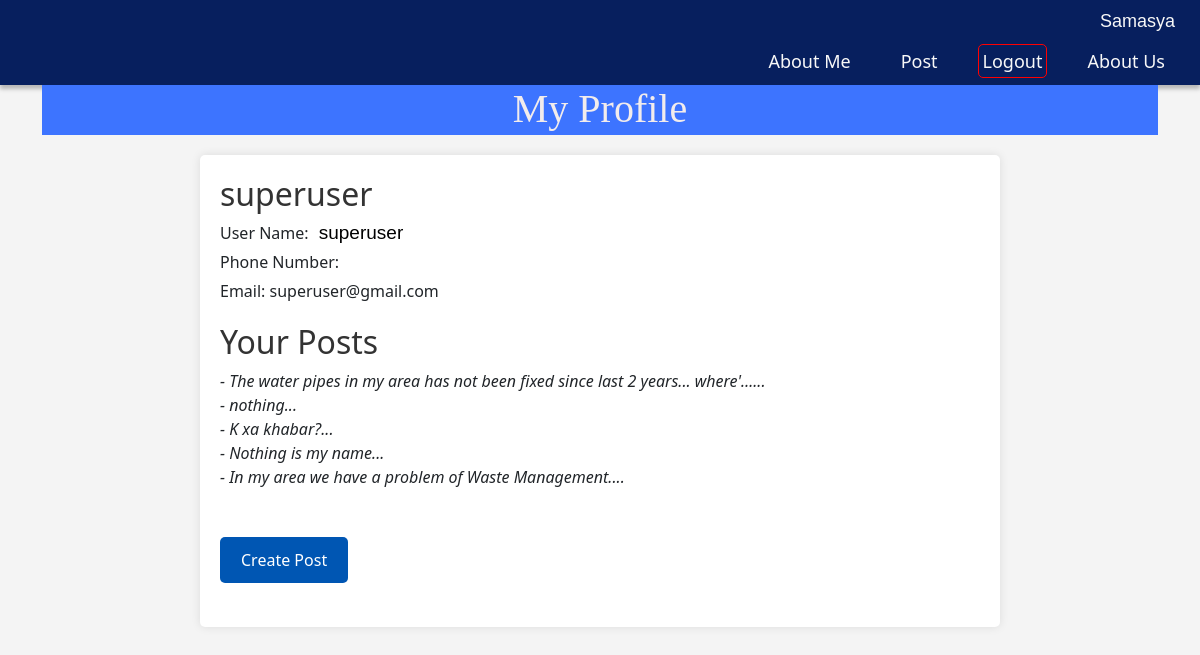
/profile/ (signed in), run on the app's committed database.
### samasya/models.py (models this page shows, shortened)
class Post(models.Model):
    LEVEL_CHOICES = [
        ('national', 'National'),
        ('municipality', 'Municipality'),
        ('ward', 'Ward'),
    ]
    CATEGORY_CHOICES = [
        ('education', 'Education'),
        ('health', 'Health'),
        ('environment', 'Environment'),
        ('others', 'Others'),
    ]
    user = models.ForeignKey(User, on_delete = models.CASCADE, related_name = 'posts')
    text = models.TextField()
    level = models.CharField(max_length = 250, choices= LEVEL_CHOICES)
    category = models.CharField(max_length = 300, choices = CATEGORY_CHOICES)
    upvotes = models.IntegerField(default=0)
    created_at = models.DateTimeField(auto_now_add = True)

### samasya/views.py (the view)
# urls.py: path('profile/', views.profile_view, name ='profile'),
def profile_view(request):
    if request.user.is_authenticated:
        user_posts = Post.objects.filter(user=request.user).order_by('-created_at')
        return render(request, 'profile.html', {'posts':user_posts})
    return render(request, 'profile.html')

### templates/profile.html (shortened to what this page needs)
{% extends "base.html" %}
    {% block content %}
    <header>
      <h1>My Profile</h1>
    </header>
    <main>
      <div class="user-info">
        {% if request.user.is_authenticated %}
        <h2>{{user.username}}</h2>
        <p>User Name: <span class="username">{{user.username}}</span></p>
        <p>Phone Number: </p>
          <p>Email: <span class="email">{{user.email}}</span> </p>
        </div>
        <h2>Your Posts</h2>
        {% if posts %}
          {% for post in posts %}
            <div class="ypost" style="font-style: italic; padding-bottom: 0px; margin-bottom: 0px;">
              - {{post.text|truncatechars:75}}...
        </div>
        {% endfor %}
        <br><br>
        <div><a href="{% url 'post' %}" class="btn">Create Post</a></div><br>
        {% else %}
        <p class="post" style="font-weight: bold;">You don't have any post yet!!!
      </p>
        {% endif %}
        {% endif %}
      </main>
      {% endblock content %}

### static/css/style.css (style rules this page uses)
* { margin: 0px; padding: 0px; }
body { background-color: rgb(230, 230, 230); }
.username { color: #000001; font-family: Arial, Helvetica, sans-serif; font-size: 19px; margin-left:6px; margin-top: 0px; font-style: normal; font-weight: 400; line-height: normal; }

### templates/profile.html (style rules this page uses)
body { margin: 0; padding: 0; background-color: #f4f4f4; }
header { background-color: hsl(223, 100%, 62%); color: #f2ecec; text-align: center; padding: 0px; font-family: 'Times New Roman', Times, serif; height: 50px; margin-top: 0px; }
main { max-width: 800px; margin: 20px auto; padding: 20px; background-color: #fff; border-radius: 5px; box-shadow: 0 0 10px rgba(0, 0, 0, 0.1); }
h2 { color: #333; }
.user-info { margin-bottom: 20px; }
.user-info p { margin: 5px 0; }
.btn { display: inline-block; padding: 10px 20px; background-color: #0056b3; color: #fff; text-decoration: none; border-radius: 5px; }

### data on the page
Post: text "The water pipes in my area has not been fixed since last 2 years... where'…"
Post: text "nothing"
Post: text "K xa khabar?"
Post: text "Nothing is my name"
Post: text "In my area we have a problem of Waste Management."

### other printed values
{{ user.username }} "superuser"
{{ user.email }} "superuser@gmail.com"
